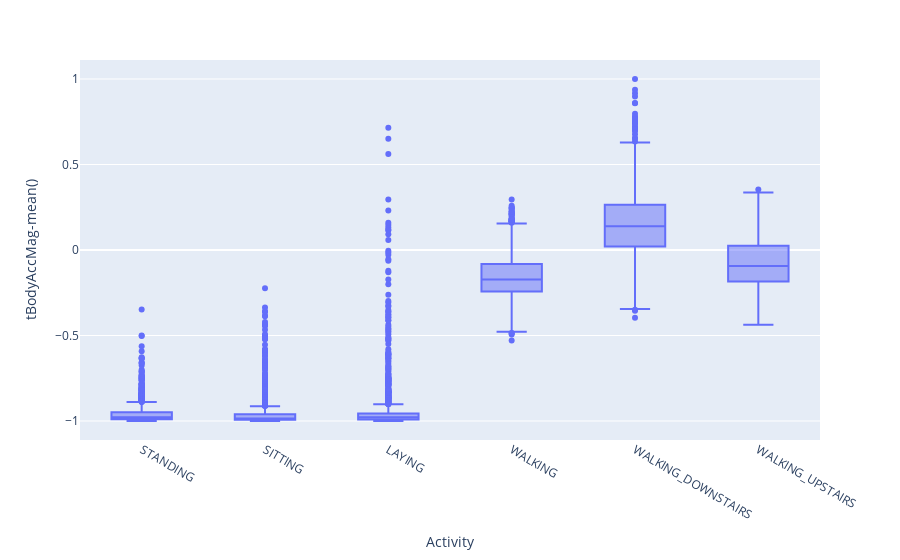

Source (notebook cell):
### Code cell
px.box(df, x='Activity',y='tBodyAccMag-mean()')

### Figure 1 — Plotly figure (JSON) as saved in the notebook; plotly's stock layout.template omitted (floating-point values rounded to 4 significant figures; data arrays with more than 128 entries replaced by an {"elided": "..."} marker saying what was removed)
{"data": [{"alignmentgroup": "True", "hovertemplate": "Activity=%{x}<br>tBodyAccMag-mean()=%{y}<extra></extra>", "legendgroup": "", "marker": {"color": "#636efa"}, "name": "", "notched": false, "offsetgroup": "", "orientation": "v", "showlegend": false, "type": "box", "x": {"elided": "7352 str values"}, "x0": " ", "xaxis": "x", "y": {"elided": "7352 float values"}, "y0": " ", "yaxis": "y"}], "layout": {"boxmode": "group", "legend": {"tracegroupgap": 0}, "margin": {"t": 60}, "xaxis": {"anchor": "y", "domain": [0, 1], "title": {"text": "Activity"}}, "yaxis": {"anchor": "x", "domain": [0, 1], "title": {"text": "tBodyAccMag-mean()"}}}}
